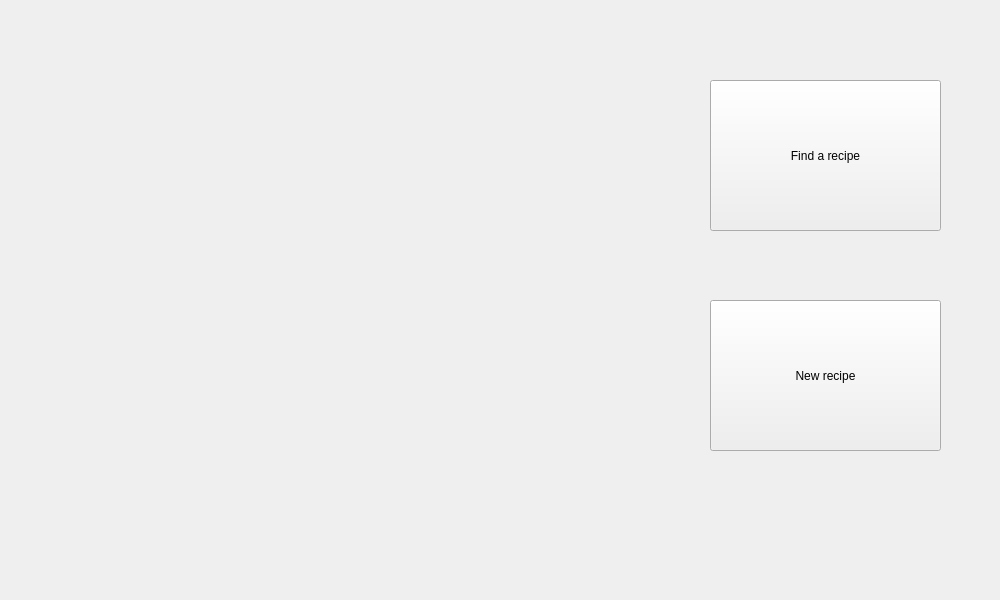
<?xml version="1.0" encoding="UTF-8"?>
<ui version="4.0">
 <class>MainWindow</class>
 <widget class="QMainWindow" name="MainWindow">
  <property name="geometry">
   <rect>
    <x>0</x>
    <y>0</y>
    <width>1000</width>
    <height>600</height>
   </rect>
  </property>
  <property name="mouseTracking">
   <bool>false</bool>
  </property>
  <property name="windowTitle">
   <string>He is cooking</string>
  </property>
  <widget class="QWidget" name="centralwidget">
   <widget class="QPushButton" name="pushButton">
    <property name="geometry">
     <rect>
      <x>710</x>
      <y>300</y>
      <width>231</width>
      <height>151</height>
     </rect>
    </property>
    <property name="cursor">
     <cursorShape>ArrowCursor</cursorShape>
    </property>
    <property name="mouseTracking">
     <bool>true</bool>
    </property>
    <property name="text">
     <string>New recipe</string>
    </property>
   </widget>
   <widget class="QPushButton" name="pushButton_2">
    <property name="geometry">
     <rect>
      <x>710</x>
      <y>80</y>
      <width>231</width>
      <height>151</height>
     </rect>
    </property>
    <property name="cursor">
     <cursorShape>ArrowCursor</cursorShape>
    </property>
    <property name="mouseTracking">
     <bool>true</bool>
    </property>
    <property name="styleSheet">
     <string notr="true"/>
    </property>
    <property name="text">
     <string>Find a recipe</string>
    </property>
   </widget>
  </widget>
 </widget>
 <resources/>
 <connections/>
</ui>
